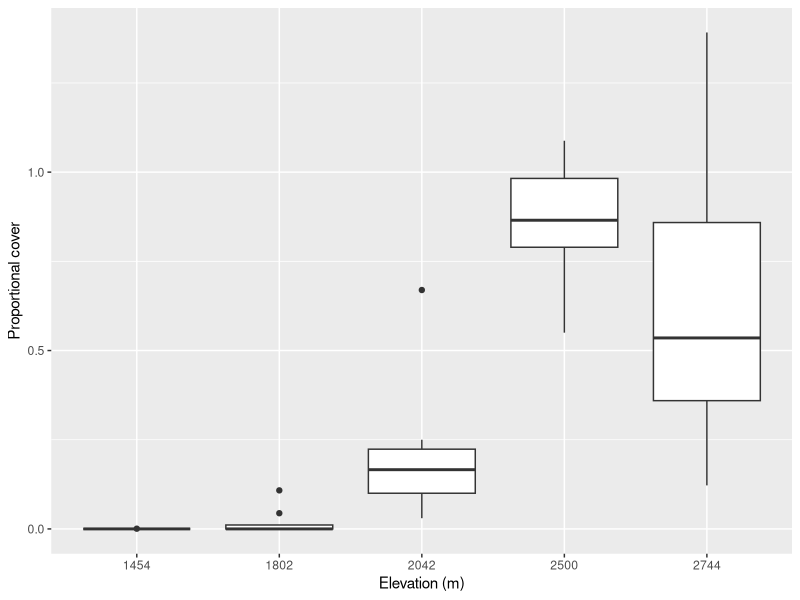
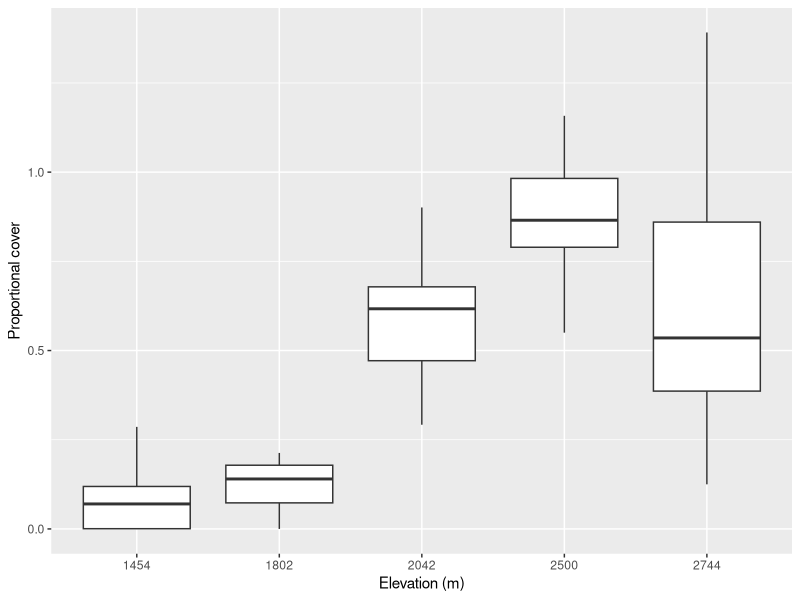
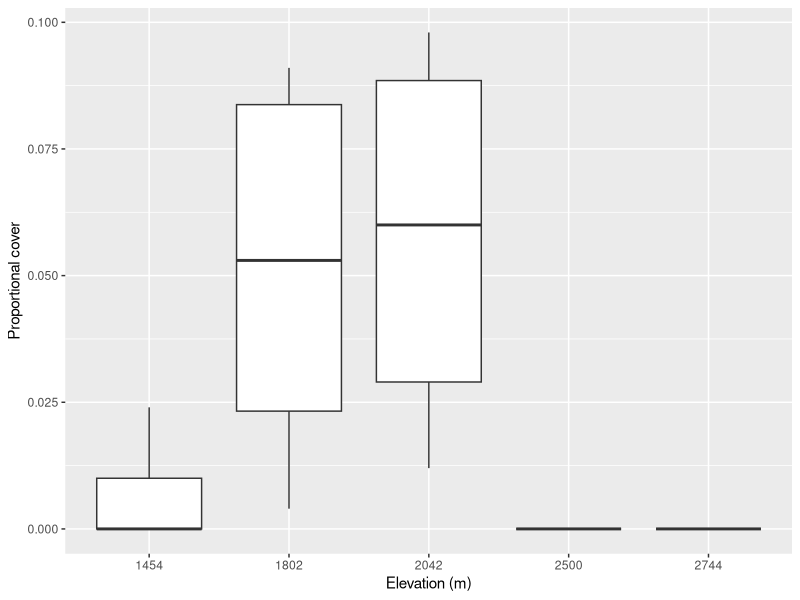
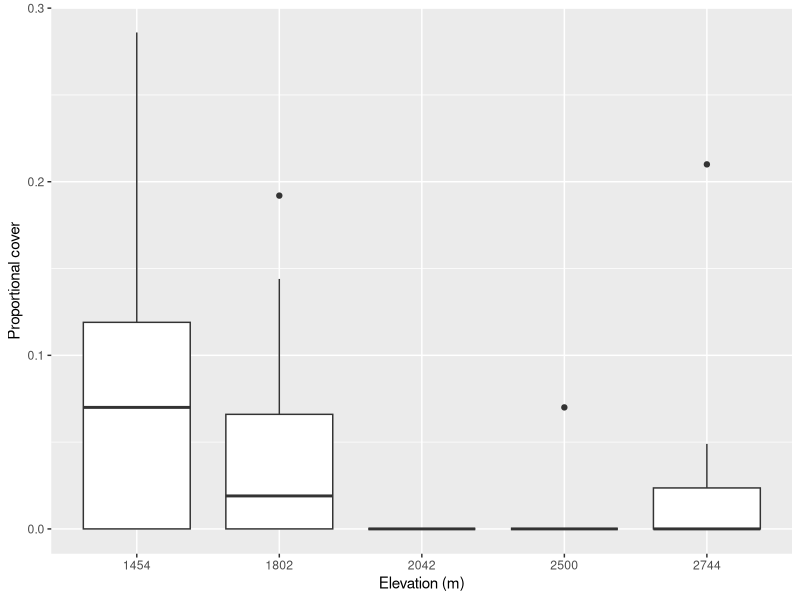
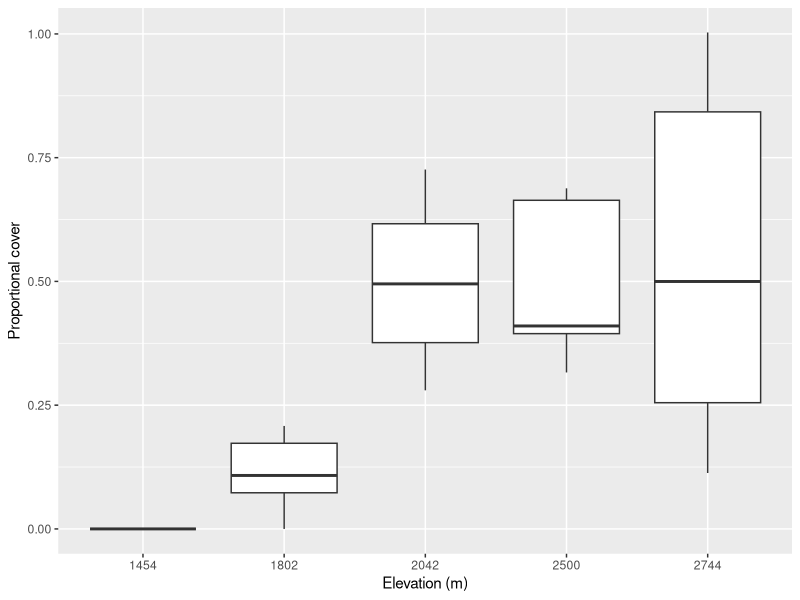
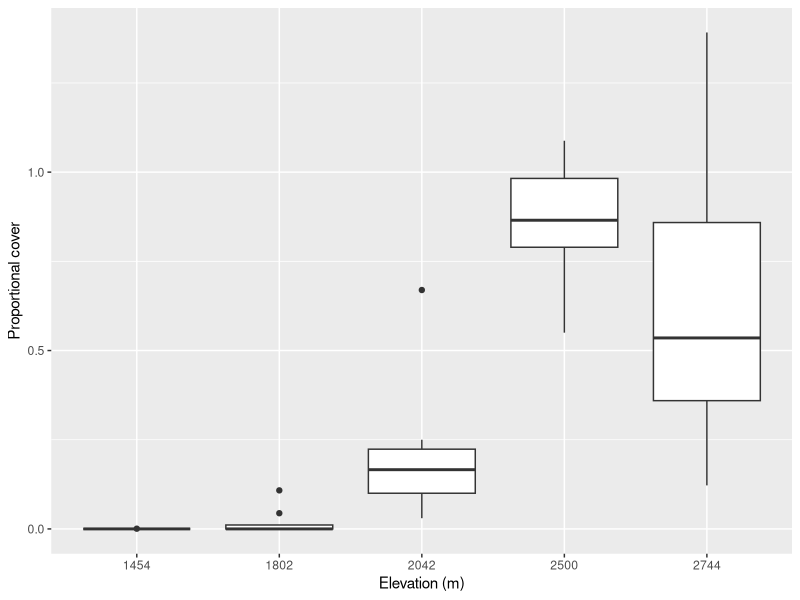

Generate these figures, in order, with R:
# 2024-11-01 Code for summarizing and analyzing woody plant community data
# collected by BIOL 3404 class in the Sacramento Mountains of New Mexico on
# September 28 and 29, 2024.

library(dplyr)
library(ggplot2)
library(stringr)

## Read transects
transects <- read.csv("./data/sacramentos/transects.csv", stringsAsFactors= FALSE)

## Turn transect column into globally unique ids. This is necessary for later
## expand.grid and gives us a single column that uniquely identifies a
## transect. If we did not do this, we would need two columns, "site" and
## "transect" to identify a given transect. Also calculate the distance each
## plant covers for every entry

## DWS: Some folks messed up start and stop I assume by switching so we will
## take absolute value for now:

transects <- mutate(transects,  group=substr(transect,1,1),
                    transect = paste(site, transect, sep="."),
                    dist = abs(stop-start))

## Now just get the cover by species. We don't need the raw start/stop points.
## Note that each transect was 50 m long, so the proportional cover of any
## group (species, family, growth form, etc) is just the sum of the distances
## in that transect divided by 50. We can summarize by species now and then sum
## across other categories later.
cover <- group_by(transects, transect, spcode) %>% summarize(cover = sum(dist)/50)


## This data is not complete because there are missing implied zeros!
## Correctly, every species in the whole data set should have a value for every
## transect. If a species did not occur there, it should be zero cover but
## inthe current data, a missing species is not included. We must add in zeroes
## for missing species. This is a common question that comes up in data
## cleaning: are missing values truly missing or do they imply a zero? In this
## case, they logically imply zero.

# Use expand.grid to get all possible combinations of transect and species ids
all.transects.species <- expand.grid(transect = unique(cover$transect),
                                     spcode=unique(cover$spcode))

cover <- full_join(cover, all.transects.species)
## same as:
# merge(cover, all.transects.species, all=TRUE)

## ("joins" are the dplyr way, merge is base R)

## The above join/merge inserted NA for missing combinations of species and
## transects. NA should really be zero (missing species means zero cover)
cover$cover[is.na(cover$cover)] <- 0
## again, one could use mutate and case_when() for the above line.

## This data is not tidy: "site" is not its own column but is embedded in the
## transect ids. We must grab `site` as its own column because we will need it
## for analyses:
cover <- mutate(cover, site = str_split_fixed(transect, "\\.", n=2)[,1])

## Read the species list. This gives us more info on each species. We can merge
## this with the transect data by 'spcode'. Here we give read.csv an explicit
## NA string for character vectors --- otherwise empty fields would be
## considered the "" string.
species <- read.csv("./data/sacramentos/species.csv", stringsAsFactors=FALSE,
                    na.strings = "")

## DWS: let's make sure all of our species codes are in the species.csv data:

## DWS: as of 2024-11-01 I fixed all missing. Still some unknowns
tspecies <- unique(transects$spcode)
length(tspecies)
# was 51, now 41
sspecies <- species$spcode
length(sspecies)

unmatched <- tspecies[! tspecies %in% sspecies]
unmatched

# Merge species info with transect data. Use merge() function and remember that
# we want all rows from the transects data frame in the result. We don't need
# unmatched rows in species as the file contains the full species list over
# several years and some species were not found in 2011.
cover <- merge(cover, species, all.x=TRUE)

# Read in elevations of each site and merge with cover data
sites <- read.csv("./data/sacramentos/sites.csv", stringsAsFactors=FALSE, na.strings = "")

## Although elevation is numeric, it is really a categorical variable with six
## values. Let's ensure that ggplot will treat it as a categorical variable.
sites$elev <- as.factor(as.character(sites$elev))

## alternatively, we could use readr::read_csv with a column type
## specification.
# sites <- read_csv(
#    "./data/sacramentos/sites.csv",
#    col_types = list(col_character(), col_factor())
# )

## Since we used the first method, we need to get the order of the factor
## right. We lucked out here given the order encountered is correct. But if the
## data changes this could be messed up. For now it is ok. Let's proive that
## the factor levels are ordered by elevation:

## > sites$elev
## [1] 1454 1802 2042 2500 2744
## Levels: 1454 1802 2042 2500 2744

## Good. Or were would need to use as.factor()

cover <- left_join(cover, sites)

# 'cover' is the tidy dataframe (tibble) for all further use. We can delete
# the intermediate objects to keep our environment cleaner:
rm(all.transects.species, sites, species, transects)

###############################################################################
## Some quick and dirty example analyses and figures
###############################################################################

## Summarize proportional cover by transect and by growth form
by_elev_gf <- group_by(cover, elev, transect, growth_form)
gf.cover <- summarize(by_elev_gf, pcover = sum(cover))

## Just pull out trees
trees <- subset(gf.cover, growth_form=="tree")
## Note that testing equality is "==". "=" is used only in setting argument
## values in function calls

# and plot proportional tree cover by site
ggplot(trees, aes(elev, pcover)) + geom_boxplot() +
  xlab("Elevation (m)") +
  ylab("Proportional cover")

ggsave("results/tree_cover_by_elev.pdf")

## DWS: We could also pull out both "tree" and "shrub/tree" together, but we
## need to do this BEFORE summarizing or we will end up with two values for
## each transect (one for the tree gf and one for "shrub_tree". We want a single
## combined value.
trees <- subset(cover, grepl("tree", growth_form, fixed = TRUE))
trees.cover <- group_by(trees, transect, elev) %>% summarize(pcover = sum(cover))
ggplot(trees.cover, aes(elev, pcover)) + geom_boxplot() +
  xlab("Elevation (m)") +
  ylab("Proportional cover")


# succulents?

suc <- subset(gf.cover, grepl("succulent", growth_form, fixed = TRUE))
ggplot(suc, aes(elev, pcover)) + geom_boxplot() +
  xlab("Elevation (m)") +
  ylab("Proportional cover")



## Let's try summarizing by a plant family
by_elev_family <- group_by(cover, elev, transect, family)
family.cover <- summarize(by_elev_family, pcover = sum(cover))

## Look at Fabaceae (the bean/pea family):
fabaceae <- subset(family.cover, family=="Fabaceae")

fab.plot <- ggplot(fabaceae, aes(elev, pcover)) + geom_boxplot() +
  xlab("Elevation (m)") +
  ylab("Proportional cover")

fab.plot


## What about conifers?
conifer_families <- c("Pinaceae", "Cupressaceae")
## We need to start at with species cover data not family here. Think about why!

conifers <-  subset(cover, family %in% conifer_families)
conifer.cover <- group_by(conifers, elev, transect) %>% summarize(pcover=sum(cover))

con.plot <- ggplot(conifer.cover, aes(elev, pcover)) + geom_boxplot() +
  xlab("Elevation (m)") +
  ylab("Proportional cover")

con.plot




